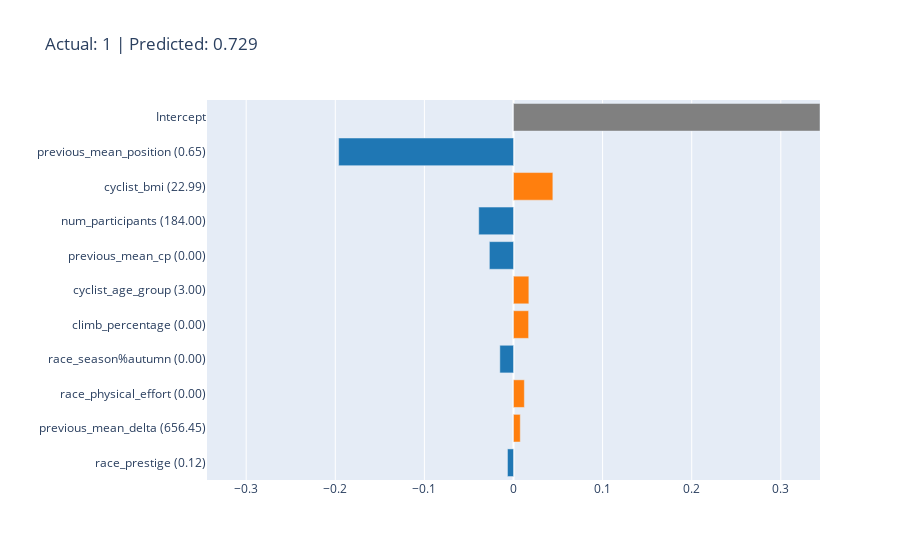

The notebook cell this image was saved under:
### Code cell
# Class 1 - Correct Prediciton

lime_result = explanation_algorithm.explain_local(dev_set[700:1000], dev_label[700:1000])
lime_result.visualize(2) #702

### Figure 1 — Plotly figure (JSON) as saved in the notebook; plotly's stock layout.template omitted (floating-point values rounded to 4 significant figures)
{"data": [{"marker": {"color": ["#1f77b4", "#ff7f0e", "#ff7f0e", "#1f77b4", "#ff7f0e", "#ff7f0e", "#1f77b4", "#1f77b4", "#ff7f0e", "#1f77b4", "#808080"]}, "orientation": "h", "type": "bar", "x": [-0.006778, 0.007597, 0.01218, -0.01534, 0.01695, 0.01723, -0.02708, -0.03901, 0.04416, -0.1962, 0.344], "y": ["race_prestige (0.12)", "previous_mean_delta (656.45)", "race_physical_effort (0.00)", "race_season%autumn (0.00)", "climb_percentage (0.00)", "cyclist_age_group (3.00)", "previous_mean_cp (0.00)", "num_participants (184.00)", "cyclist_bmi (22.99)", "previous_mean_position (0.65)", "Intercept"]}], "layout": {"title": {"text": "Actual: 1 | Predicted: 0.729"}, "xaxis": {"range": [-0.344, 0.344], "title": {"text": ""}}, "yaxis": {"automargin": true, "dtick": 1, "title": {"text": ""}}}}
